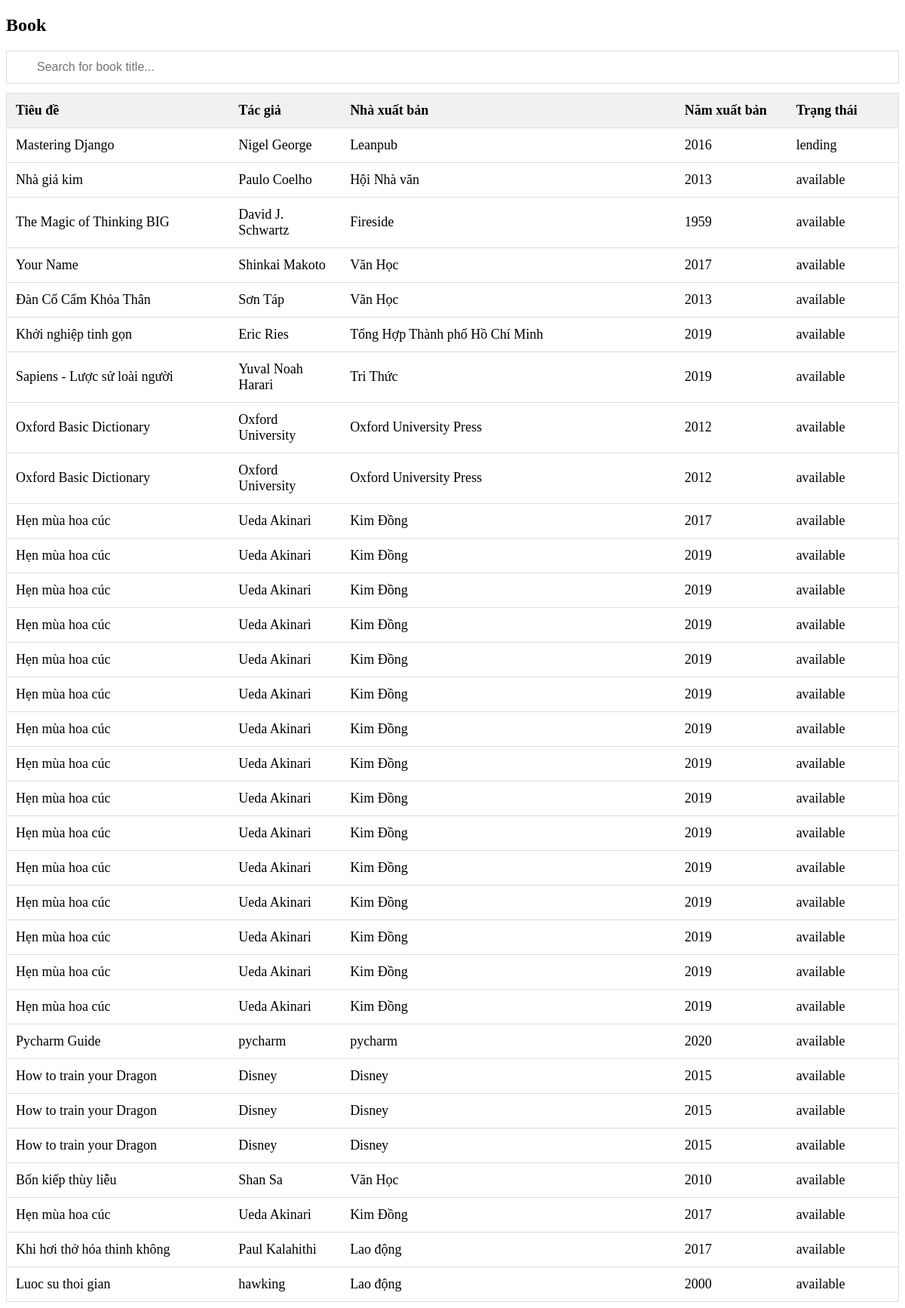
The page /compact_view/ on the database its author committed.
### libmagapp/models.py (models this page shows, shortened)
class Book (models.Model):
    class Subject(models.IntegerChoices):
        GENERALITIES          = 0, _("Generalities")
        PHILOSOPHY_PSYCHOLOGY = 1, _("Philosophy & psychology")
        RELIGION              = 2, _("Religion")
        SOCIALSCIENCE         = 3, _("Social sciences")
        LANGUAGES             = 4, _("Languages")
        NATURESCIENCE_MATHEMATICS = 5, _("Natural sciences & mathematics")
        TECHNOLOGY            = 6, _("Technology")
        THEARTS               = 7, _("The arts")
        LITERATURE_RHETORIC   = 8, _("Literature & rhetoric")
        GEOGRAPHY_HISTORY     = 9, _(" Geography & history")
    title = models.CharField("Tiêu đề", max_length=255)
    author = models.CharField("Tác giả",max_length=255)
    subject = models.IntegerField("Chu de", choices = Subject.choices, default=None)
    publisher = models.CharField("Nhà xuất bản",max_length=255)
    pubdate = models.IntegerField("Năm xuất bản")
    size = models.CharField("Kích thước", max_length=7)
    pages = models.IntegerField("Số trang")
    entry_date = models.DateField("Ngày nhập", auto_now_add=True)
    book_cover = models.ImageField("Bìa sách", upload_to='book_cover', null=True, blank=True, default="book_cover/default_book_cover.jpg")
    status = models.BooleanField("Sẵn có", default=True)

### libmagapp/views.py (the view)
# urls.py: path('compact_view/', views.compact_view),
def compact_view(request):
    book_list = Book.objects.all()
    status =[]
    for book in book_list:
        lending_list = BookLending.objects.filter(book__id=book.id)
        print(book.book_cover.url)
        flag = 0
        for l in lending_list:
            if l.return_date is None:
                flag = 1
                continue
        if flag: status.append('lending')
        else: status.append('available')
    book_list = list(zip(book_list, status))
    return render(request, 'compact_view.html', {'book_list': book_list, 'status':status})

### libmagapp/templates/compact_view.html (shortened to what this page needs)
<!DOCTYPE html>
<html>
<head>
</head>
<body>
<h2>Book</h2>
<input type="text" id="myInput" onkeyup="myFunction()" placeholder="Search for book title..." title="Type in a name">
<table id="myTable">
  <tr class="header">
    <th style="width:20%;">Tiêu đề</th>
    <th style="width:10%;">Tác giả</th>
    <th style="width:30%;">Nhà xuất bản</th>
    <th style="width:10%;">Năm xuất bản</th>
    <th style="width:10%;">Trạng thái</th>
  </tr>
  {% for book, status in book_list %}
  <tr>
    <td>{{ book.title }}</td>
    <td>{{ book.author }}</td>
    <td>{{ book.publisher }}</td>
    <td>{{ book.pubdate }}</td>
    <td>{{ status }}</td>
  </tr>
  {% endfor %}
</table>
</body>
</html>

### libmagapp/templates/compact_view.html (style rules this page uses)
* { box-sizing: border-box; }
#myInput { background-image: url('/css/searchicon.png'); background-position: 10px 10px; background-repeat: no-repeat; width: 100%; font-size: 16px; padding: 12px 20px 12px 40px; border: 1px solid #ddd; margin-bottom: 12px; }
#myTable { border-collapse: collapse; width: 100%; border: 1px solid #ddd; font-size: 18px; }
#myTable th, #myTable td { text-align: left; padding: 12px; }
#myTable tr { border-bottom: 1px solid #ddd; }
#myTable tr.header, #myTable tr:hover { background-color: #f1f1f1; }

### rows shown on the page
Book: title "Mastering Django", author "Nigel George", publisher "Leanpub", pubdate "2016", status "lending"
Book: title "Nhà giả kim", author "Paulo Coelho", publisher "Hội Nhà văn", pubdate "2013", status "available"
Book: title "The Magic of Thinking BIG", author "David J. Schwartz", publisher "Fireside", pubdate "1959", status "available"
Book: title "Your Name", author "Shinkai Makoto", publisher "Văn Học", pubdate "2017", status "available"
Book: title "Đàn Cổ Cẩm Khỏa Thân", author "Sơn Táp", publisher "Văn Học", pubdate "2013", status "available"
Book: title "Khởi nghiệp tinh gọn", author "Eric Ries", publisher "Tổng Hợp Thành phố Hồ Chí Minh", pubdate "2019", status "available"
Book: title "Sapiens - Lược sử loài người", author "Yuval Noah Harari", publisher "Tri Thức", pubdate "2019", status "available"
Book: title "Oxford Basic Dictionary", author "Oxford University", publisher "Oxford University Press", pubdate "2012", status "available"
Book: title "Oxford Basic Dictionary", author "Oxford University", publisher "Oxford University Press", pubdate "2012", status "available"
Book: title "Hẹn mùa hoa cúc", author "Ueda Akinari", publisher "Kim Đồng", pubdate "2017", status "available"
Book: title "Hẹn mùa hoa cúc", author "Ueda Akinari", publisher "Kim Đồng", pubdate "2019", status "available"
Book: title "Hẹn mùa hoa cúc", author "Ueda Akinari", publisher "Kim Đồng", pubdate "2019", status "available"
Book: title "Hẹn mùa hoa cúc", author "Ueda Akinari", publisher "Kim Đồng", pubdate "2019", status "available"
Book: title "Hẹn mùa hoa cúc", author "Ueda Akinari", publisher "Kim Đồng", pubdate "2019", status "available"
Book: title "Hẹn mùa hoa cúc", author "Ueda Akinari", publisher "Kim Đồng", pubdate "2019", status "available"
Book: title "Hẹn mùa hoa cúc", author "Ueda Akinari", publisher "Kim Đồng", pubdate "2019", status "available"
Book: title "Hẹn mùa hoa cúc", author "Ueda Akinari", publisher "Kim Đồng", pubdate "2019", status "available"
Book: title "Hẹn mùa hoa cúc", author "Ueda Akinari", publisher "Kim Đồng", pubdate "2019", status "available"
Book: title "Hẹn mùa hoa cúc", author "Ueda Akinari", publisher "Kim Đồng", pubdate "2019", status "available"
Book: title "Hẹn mùa hoa cúc", author "Ueda Akinari", publisher "Kim Đồng", pubdate "2019", status "available"
Book: title "Hẹn mùa hoa cúc", author "Ueda Akinari", publisher "Kim Đồng", pubdate "2019", status "available"
Book: title "Hẹn mùa hoa cúc", author "Ueda Akinari", publisher "Kim Đồng", pubdate "2019", status "available"
Book: title "Hẹn mùa hoa cúc", author "Ueda Akinari", publisher "Kim Đồng", pubdate "2019", status "available"
Book: title "Hẹn mùa hoa cúc", author "Ueda Akinari", publisher "Kim Đồng", pubdate "2019", status "available"
Book: title "Pycharm Guide", author "pycharm", publisher "pycharm", pubdate "2020", status "available"
Book: title "How to train your Dragon", author "Disney", publisher "Disney", pubdate "2015", status "available"
Book: title "How to train your Dragon", author "Disney", publisher "Disney", pubdate "2015", status "available"
Book: title "How to train your Dragon", author "Disney", publisher "Disney", pubdate "2015", status "available"
Book: title "Bốn kiếp thùy liễu", author "Shan Sa", publisher "Văn Học", pubdate "2010", status "available"
Book: title "Hẹn mùa hoa cúc", author "Ueda Akinari", publisher "Kim Đồng", pubdate "2017", status "available"
Book: title "Khi hơi thở hóa thinh không", author "Paul Kalahithi", publisher "Lao động", pubdate "2017", status "available"
Book: title "Luoc su thoi gian", author "hawking", publisher "Lao động", pubdate "2000", status "available"
